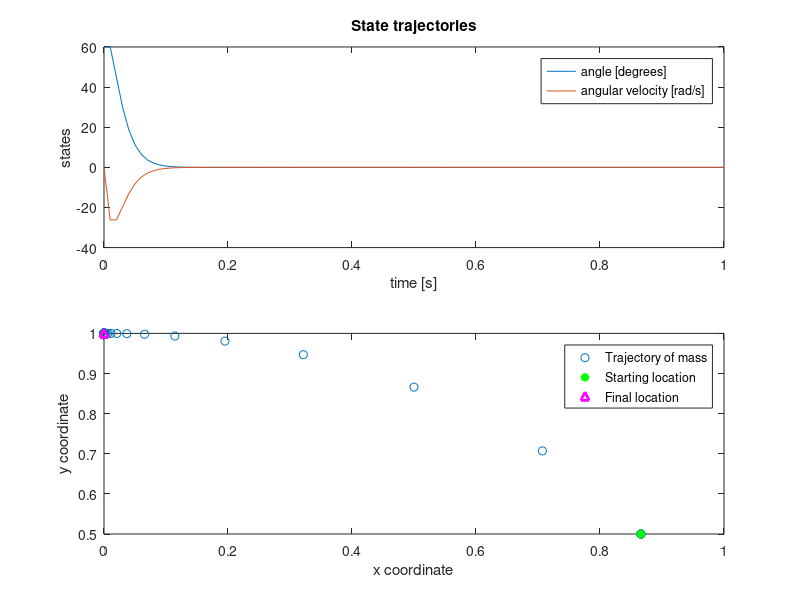
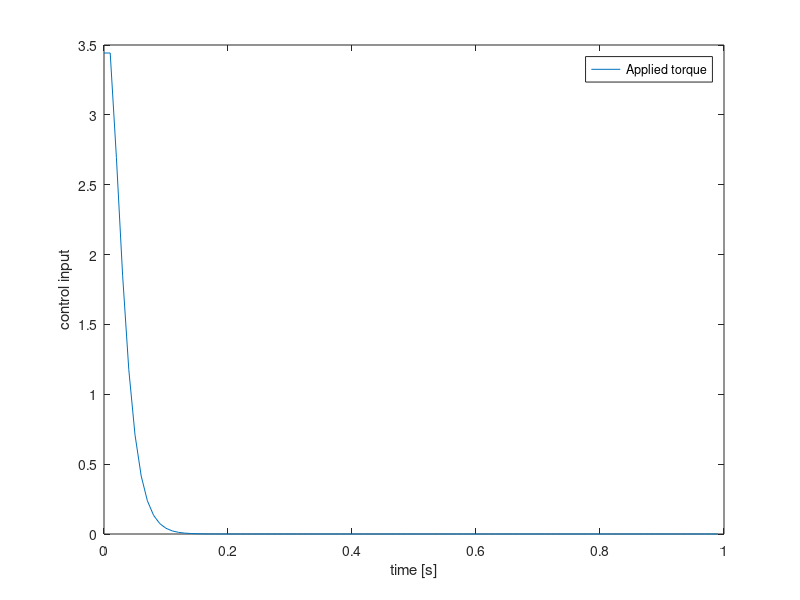

Here is the MATLAB script that generated these plots, in order:
%%%%%%%%%%%%%%%%%%%%%%%%%%%%%%%%%%%%%%%%%%%%%%%%%%%%%%%%%%%%%%%%%%%%%%%%%%
%%%%%%%%%%%%%%%%%%%%%%%%%%%%%%%%%%%%%%%%%%%%%%%%%%%%%%%%%%%%%%%%%%%%%%%%%%
%%%%%%%%%%%%%%%%%% Self-balancing robot project         %%%%%%%%%%%%%%%%%%
%%%%%%%%%%%%%%%%%% First model: Fixed inverted pendulum %%%%%%%%%%%%%%%%%%
%%%%%%%%%%%%%%%%%% Murilo A. Pinheiro                   %%%%%%%%%%%%%%%%%%
%%%%%%%%%%%%%%%%%% 09/11/2020                           %%%%%%%%%%%%%%%%%%
%%%%%%%%%%%%%%%%%%%%%%%%%%%%%%%%%%%%%%%%%%%%%%%%%%%%%%%%%%%%%%%%%%%%%%%%%%
%%%%%%%%%%%%%%%%%%%%%%%%%%%%%%%%%%%%%%%%%%%%%%%%%%%%%%%%%%%%%%%%%%%%%%%%%%

clc;
clear all;
close all;

%% Define model parameters (all in SI)
dt = 0.01;
L = 1;
m = 0.2;
g = 9.8;
J = (m*L^2)/3;
max_tau = 10;

%% Define simulation parameters
t_sim = 1;
k = 1;  % k-th sample
n_samples = t_sim/dt;

%% Initialize variables
states = zeros(n_samples,2);
x = zeros(n_samples,1);
y = zeros(n_samples,1);
theta = zeros(n_samples,1);
theta_dot = zeros(n_samples,1);
e = zeros(n_samples,1);
e_dot = zeros(n_samples,1);
e_acc = zeros(n_samples,1);
tau = zeros(n_samples,1);
t = zeros(n_samples,1);

%% Set initial conditions
theta(1) = pi/3;    % stable for initial angles in between -0.625 and 0.625
theta_dot(1) = 0;
x(1) = L*cos(pi/2 - theta(k));
y(1) = L*sin(pi/2 - theta(k));
%% Define PD controller gains
Kp = 25;
Kd = 0; % Kd makes system oscillate

%% Define desired states
theta_target = 0;
theta_target_dot = 0;

%% Start simulation
while k*dt <= t_sim
    %% Controller 
    % Define error
    e(k) = theta_target - theta(k);
    e_dot(k) = theta_target_dot - theta_dot(k);
    % Compute control input
    tau(k) = L*m*g*sin(theta(k)) - J*(Kd*e_dot(k) + Kp*e(k));
    % saturate control input
    if (tau(k) > max_tau) 
        tau(k) = max_tau;
    elseif (tau(k) < -max_tau)
        tau(k) = -max_tau;
    end

    %% Plant dynamics: 
    % assume pendulum range from -pi/2 to pi/2 with
    % reference being the vertical axis
    x(k+1) = L*cos(pi/2 - theta(k));
    y(k+1) = L*sin(pi/2 - theta(k));  
    if ( y(k+1) < 0 )       % limit motion according assumption
        y(k+1) = 0;         % limit y coordinate to 0
    end

    theta(k + 1) = theta(k) + theta_dot(k)*dt;
    if ( theta(k+1) > pi/2 )    % limit range to 
        theta(k+1) = pi/2;
    elseif ( theta(k+1) < - pi/2 )
            theta(k+1) = -pi/2;
    end
    theta_dot(k + 1) = (1/J)*L*m*g*sin(theta(k)) - (1/J)*tau(k);
    % Limit angular velocity when pendulum range limits are violated
    if ( (y(k+1) < 0) || (theta(k+1) > pi/2) || (theta(k+1) < -pi/2) )
        theta_dot(k+1) = 0;
    end
    
    t(k) = k*dt;
    k = k + 1;  % update to next step
end
t = [0 ; t];
%% Plot trajectory
subplot(2,1,1)
plot(t',theta*180/pi)   % plot in degrees
hold on
plot(t',theta_dot)
title('State trajectories')
ylabel('states')
xlabel('time [s]')
legend('angle [degrees]','angular velocity [rad/s]')

subplot(2,1,2)
plot(x,y,'o')
hold on
plot(x(1),y(1),'g*','LineWidth',2)
hold on
plot(x(end),y(end),'m^','LineWidth',2)
ylabel('y coordinate')
xlabel('x coordinate')
legend('Trajectory of mass','Starting location','Final location')

figure
plot(t(1:end-1)',tau)
ylabel('control input')
xlabel('time [s]')
legend('Applied torque')



